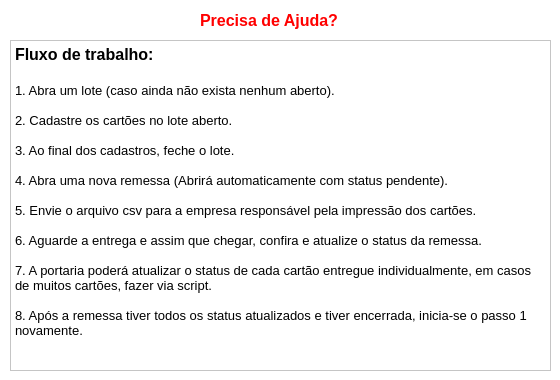
<?xml version="1.0" encoding="UTF-8"?>
<ui version="4.0">
 <class>MainWindow</class>
 <widget class="QMainWindow" name="MainWindow">
  <property name="geometry">
   <rect>
    <x>0</x>
    <y>0</y>
    <width>560</width>
    <height>380</height>
   </rect>
  </property>
  <property name="windowTitle">
   <string>MainWindow</string>
  </property>
  <property name="styleSheet">
   <string notr="true">background-color: rgb(255, 255, 255);</string>
  </property>
  <widget class="QWidget" name="centralwidget">
   <widget class="QLabel" name="label">
    <property name="geometry">
     <rect>
      <x>200</x>
      <y>10</y>
      <width>151</width>
      <height>21</height>
     </rect>
    </property>
    <property name="font">
     <font>
      <pointsize>12</pointsize>
      <weight>75</weight>
      <bold>true</bold>
     </font>
    </property>
    <property name="styleSheet">
     <string notr="true">color: rgb(255, 0, 0);</string>
    </property>
    <property name="text">
     <string>Precisa de Ajuda?</string>
    </property>
   </widget>
   <widget class="QTextBrowser" name="textBrowser">
    <property name="geometry">
     <rect>
      <x>10</x>
      <y>40</y>
      <width>541</width>
      <height>331</height>
     </rect>
    </property>
    <property name="html">
     <string>&lt;!DOCTYPE HTML PUBLIC &quot;-//W3C//DTD HTML 4.0//EN&quot; &quot;http://www.w3.org/TR/REC-html40/strict.dtd&quot;&gt;
&lt;html&gt;&lt;head&gt;&lt;meta name=&quot;qrichtext&quot; content=&quot;1&quot; /&gt;&lt;style type=&quot;text/css&quot;&gt;
p, li { white-space: pre-wrap; }
&lt;/style&gt;&lt;/head&gt;&lt;body style=&quot; font-family:'MS Shell Dlg 2'; font-size:8.25pt; font-weight:400; font-style:normal;&quot;&gt;
&lt;p style=&quot; margin-top:0px; margin-bottom:0px; margin-left:0px; margin-right:0px; -qt-block-indent:0; text-indent:0px;&quot;&gt;&lt;span style=&quot; font-size:12pt; font-weight:600;&quot;&gt;Fluxo de trabalho:&lt;/span&gt;&lt;/p&gt;
&lt;p style=&quot;-qt-paragraph-type:empty; margin-top:0px; margin-bottom:0px; margin-left:0px; margin-right:0px; -qt-block-indent:0; text-indent:0px; font-size:12pt; font-weight:600;&quot;&gt;&lt;br /&gt;&lt;/p&gt;
&lt;p style=&quot; margin-top:0px; margin-bottom:0px; margin-left:0px; margin-right:0px; -qt-block-indent:0; text-indent:0px;&quot;&gt;&lt;span style=&quot; font-size:10pt;&quot;&gt;1. Abra um lote (caso ainda não exista nenhum aberto).&lt;/span&gt;&lt;/p&gt;
&lt;p style=&quot;-qt-paragraph-type:empty; margin-top:0px; margin-bottom:0px; margin-left:0px; margin-right:0px; -qt-block-indent:0; text-indent:0px; font-size:10pt;&quot;&gt;&lt;br /&gt;&lt;/p&gt;
&lt;p style=&quot; margin-top:0px; margin-bottom:0px; margin-left:0px; margin-right:0px; -qt-block-indent:0; text-indent:0px;&quot;&gt;&lt;span style=&quot; font-size:10pt;&quot;&gt;2. Cadastre os cartões no lote aberto.&lt;/span&gt;&lt;/p&gt;
&lt;p style=&quot;-qt-paragraph-type:empty; margin-top:0px; margin-bottom:0px; margin-left:0px; margin-right:0px; -qt-block-indent:0; text-indent:0px; font-size:10pt;&quot;&gt;&lt;br /&gt;&lt;/p&gt;
&lt;p style=&quot; margin-top:0px; margin-bottom:0px; margin-left:0px; margin-right:0px; -qt-block-indent:0; text-indent:0px;&quot;&gt;&lt;span style=&quot; font-size:10pt;&quot;&gt;3. Ao final dos cadastros, feche o lote.&lt;/span&gt;&lt;/p&gt;
&lt;p style=&quot;-qt-paragraph-type:empty; margin-top:0px; margin-bottom:0px; margin-left:0px; margin-right:0px; -qt-block-indent:0; text-indent:0px; font-size:10pt;&quot;&gt;&lt;br /&gt;&lt;/p&gt;
&lt;p style=&quot; margin-top:0px; margin-bottom:0px; margin-left:0px; margin-right:0px; -qt-block-indent:0; text-indent:0px;&quot;&gt;&lt;span style=&quot; font-size:10pt;&quot;&gt;4. Abra uma nova remessa (Abrirá automaticamente com status pendente).&lt;/span&gt;&lt;/p&gt;
&lt;p style=&quot;-qt-paragraph-type:empty; margin-top:0px; margin-bottom:0px; margin-left:0px; margin-right:0px; -qt-block-indent:0; text-indent:0px; font-size:10pt;&quot;&gt;&lt;br /&gt;&lt;/p&gt;
&lt;p style=&quot; margin-top:0px; margin-bottom:0px; margin-left:0px; margin-right:0px; -qt-block-indent:0; text-indent:0px;&quot;&gt;&lt;span style=&quot; font-size:10pt;&quot;&gt;5. Envie o arquivo csv para a empresa responsável pela impressão dos cartões.&lt;/span&gt;&lt;/p&gt;
&lt;p style=&quot;-qt-paragraph-type:empty; margin-top:0px; margin-bottom:0px; margin-left:0px; margin-right:0px; -qt-block-indent:0; text-indent:0px; font-size:10pt;&quot;&gt;&lt;br /&gt;&lt;/p&gt;
&lt;p style=&quot; margin-top:0px; margin-bottom:0px; margin-left:0px; margin-right:0px; -qt-block-indent:0; text-indent:0px;&quot;&gt;&lt;span style=&quot; font-size:10pt;&quot;&gt;6. Aguarde a entrega e assim que chegar, confira e atualize o status da remessa.&lt;/span&gt;&lt;/p&gt;
&lt;p style=&quot;-qt-paragraph-type:empty; margin-top:0px; margin-bottom:0px; margin-left:0px; margin-right:0px; -qt-block-indent:0; text-indent:0px; font-size:10pt;&quot;&gt;&lt;br /&gt;&lt;/p&gt;
&lt;p style=&quot; margin-top:0px; margin-bottom:0px; margin-left:0px; margin-right:0px; -qt-block-indent:0; text-indent:0px;&quot;&gt;&lt;span style=&quot; font-size:10pt;&quot;&gt;7. A portaria poderá atualizar o status de cada cartão entregue individualmente, em casos de muitos cartões, fazer via script.&lt;/span&gt;&lt;/p&gt;
&lt;p style=&quot;-qt-paragraph-type:empty; margin-top:0px; margin-bottom:0px; margin-left:0px; margin-right:0px; -qt-block-indent:0; text-indent:0px; font-size:10pt;&quot;&gt;&lt;br /&gt;&lt;/p&gt;
&lt;p style=&quot; margin-top:0px; margin-bottom:0px; margin-left:0px; margin-right:0px; -qt-block-indent:0; text-indent:0px;&quot;&gt;&lt;span style=&quot; font-size:10pt;&quot;&gt;8. Após a remessa tiver todos os status atualizados e tiver encerrada, inicia-se o passo 1 novamente.&lt;/span&gt;&lt;/p&gt;&lt;/body&gt;&lt;/html&gt;</string>
    </property>
   </widget>
  </widget>
 </widget>
 <resources/>
 <connections/>
</ui>
